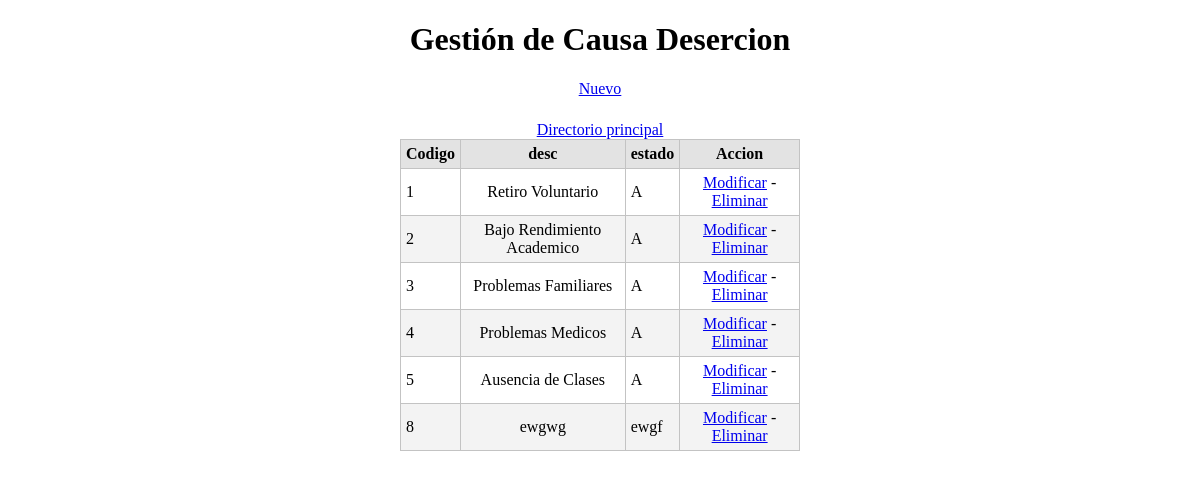
Page /causa_desercion/index.php on the committed database.
### tables this page shows
CREATE TABLE IF NOT EXISTS `causa_desercion` (
  `cod_causa` int(4) NOT NULL DEFAULT '0',
  `desc_causa` varchar(150) DEFAULT NULL,
  `estdo` varchar(100) DEFAULT NULL,
  PRIMARY KEY (`cod_causa`)
);

### librerias/dataBaseClass.php (called while the page is built, shortened)
<?php
class dataBaseClass {
  static private $port = 3306,
          $host = 'localhost',
          $dbname = 'bd_desercion',
          $user = 'root',
          $password = 'root',
          $driver = 'mysql',
          $instance = NULL;
  static public function getInstance() {
    return self::$instance;
  }
  static private function connect() {
    try {
      $dsn = self::$driver
              . ':host='. self::$host
              . ';dbname=' . self::$dbname;
      self::$instance = new PDO($dsn, self::$user, self::$password);
      return true;
    } catch (PDOException $e) {
      echo $e->getMessage();
    }
  }
}

### causa_desercion/model/modelClass.php (called while the page is built, shortened)
<?php
class modelClass {
    static public function getAll() {
        try {
            $sql = 'SELECT  cod_causa,desc_causa,estdo FROM causa_desercion';
            return dataBaseClass::getInstance()->query($sql)->fetchAll(PDO::FETCH_ASSOC);
        } catch (PDOException $e) {
            return $e;
        }
    }
}

### causa_desercion/view/viewClass.php (called while the page is built, shortened)
<?php
class viewClass {
    static public function renderHTML($view, $args = NULL) {
        include_once 'templates/' . $view;
    }
}

### causa_desercion/view/templates/index.php (the view, shortened to what this page needs)
<!DOCTYPE html>
<html lang="es">
    <head>
        <link rel="stylesheet" media="screen" href="css/main.css">
    </head>
    <body>
    <center><h1>Gestión de Causa Desercion</h1></center>
    <div id="lnkNuevo">
        <center><a href="index.php?action=create">Nuevo</a></center>
    </div><br>
    <center><a href="../index.php">Directorio principal</a></center>
    <center> <table id="tblContenido">
            <thead>
                <tr>
                    <th>Codigo</th>
                    <th>desc</th>
                    <th>estado</th>
                    <th>Accion</th>
                </tr>
            </thead>
            <tbody>
                <?php foreach ($datos as $row): ?>
                    <tr>
                        <td><?php echo $row['cod_causa'] ?></td>
                        <td><?php echo $row['desc_causa'] ?></td>
                        <td><?php echo $row['estdo'] ?></td>
                        <td><a href="index.php?action=update&amp;id=<?php echo $row['cod_causa'] ?>">Modificar</a> - <a href="index.php?action=delete&amp;id=<?php echo $row['cod_causa'] ?>">Eliminar</a></td>
                    </tr>
                <?php endforeach ?>
            </tbody>
        </table>
    </center>
</body>
</html>

### causa_desercion/index.php
<?php
include_once '../librerias/dataBaseClass.php';
include_once 'controller/controllerClass.php';
include_once 'view/viewClass.php';
include_once 'model/modelClass.php';
$controller = new controllerClass();
if (isset($_GET['action'])) {
    switch ($_GET['action']) {
        case 'create':
            $controller->create();
            break;
        case 'update':
            $controller->update();
            break;
        case 'delete':
            $controller->delete();
            break;
        case 'read':
            $controller->index();
            break;
        default :
            $controller->notFound();
    }
} else {
    $controller->index();
}

### causa_desercion/controller/controllerClass.php (shortened to what this page needs)
<?php
class controllerClass {
    public function index($args = NULL) {
        $args['datos'] = modelClass::getAll();
        if (is_array($args['datos'])) {
            viewClass::renderHTML('index.php', $args);
        } else {
            viewClass::renderHTML('error.php', $args);
        }
    }
}

### causa_desercion/css/main.css (style rules this page uses)
#lnkNuevo { margin-bottom: 5px; }
#tblContenido { border: solid #c3c3c3 1px; width: 400px; border-spacing: 0px; border-collapse: collapse; }
#tblContenido thead tr th { background-color: #e3e3e3; }
#tblContenido tbody tr td, #tblContenido thead tr th { margin: 0px; padding: 0px; border: solid #c3c3c3 1px; padding: 5px; }
#tblContenido tbody tr:nth-child(2n) { background-color: #f3f3f3; }
#tblContenido tbody tr td:last-child, #tblContenido tbody tr td:nth-child(2) { text-align: center; }

### rows in the picture
causa_desercion: cod_causa "1", desc_causa "Retiro Voluntario", estdo "A"
causa_desercion: cod_causa "2", desc_causa "Bajo Rendimiento Academico", estdo "A"
causa_desercion: cod_causa "3", desc_causa "Problemas Familiares", estdo "A"
causa_desercion: cod_causa "4", desc_causa "Problemas Medicos", estdo "A"
causa_desercion: cod_causa "5", desc_causa "Ausencia de Clases", estdo "A"
causa_desercion: cod_causa "8", desc_causa "ewgwg", estdo "ewgf"
